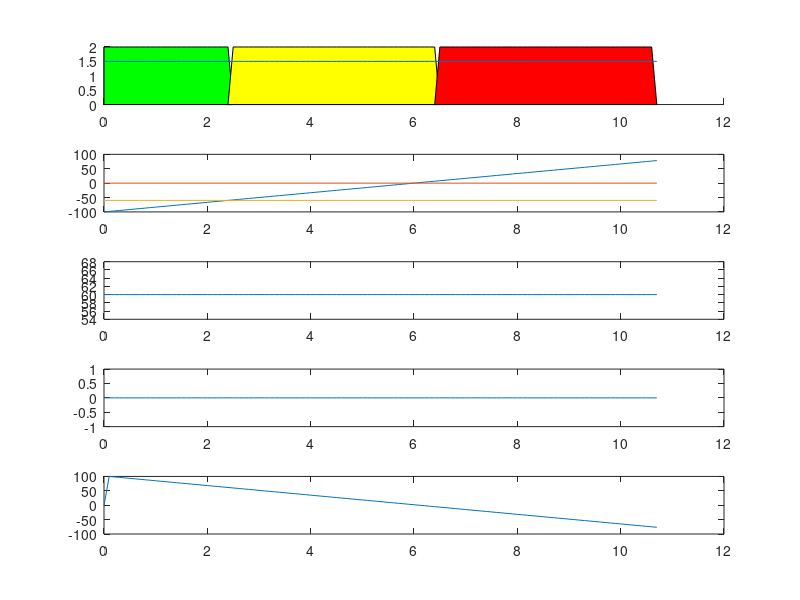

The MATLAB source for this figure:
%%%%%%%%%%%%%%%%%%%%%%%%%%
G=9.81;
MPS2KPH=3.6;
KPH2MPS=1/MPS2KPH;
DeltaT=0.1;
SIGNAL_NONE  = 0;
SIGNAL_GREEN = 3;
SIGNAL_YELLOW= 2;
SIGNAL_RED   = 1;
SIGNAL_UNKOWN= 4;
ACTION_GO   = 1;
ACTION_STOP = 0;
%%%%%%%%%%%%%%%%%%%%%%%%%%


DULATION_GREEN =8;
DULATION_RED   =10;

DULATION_YELLOW= 4;
YELLOW_TIME    = 4;

ACC_GO      =  0.1*G;
ACC_STOP    = -0.1*G;


%trigger_pos  = -48.02923 ;
%trigger_pos  = -60*KPH2MPS*YELLOW_TIME+10;
trigger_pos  = -60;
signal_pos   = 0;

V_DEST  = 60*KPH2MPS;

car.x=-100;
car.v=60/3.6;
car.a=0;
car.j=0;
car.action=ACTION_GO;
car.signal=SIGNAL_GREEN;
car.dist  =-1;
car.prev_signal=car.signal;
car.prev_action=car.action;
car.prev_dist  =car.dist;

hist_size=1000;
hist=zeros(hist_size,8);

signal_change_time=inf;
once=1;

disp '-----------------'
for i=1:hist_size
    
    % Set time
    t=(i-1)*DeltaT;
    
    % Store History
    hist(i,1)=t;
    hist(i,2)=car.x;
    hist(i,3)=car.v;
    hist(i,4)=car.a;
    hist(i,5)=car.j;    
    hist(i,6)=car.action;
    hist(i,7)=car.signal;
    hist(i,8)=car.dist;
    
    % Change Signal        
    switch ( car.signal )
        case SIGNAL_GREEN
            if( (once&&(car.x>trigger_pos)) || (t >= signal_change_time + DULATION_GREEN) )
                car.signal = SIGNAL_YELLOW;
                signal_change_time = t;
                once = 0;
            end
        case SIGNAL_YELLOW
            if( t >= signal_change_time + DULATION_YELLOW )
                car.signal = SIGNAL_RED;
                signal_change_time = t;
            end
        case SIGNAL_RED
            if( t >= signal_change_time + DULATION_RED )
                car.signal = SIGNAL_GREEN;
                signal_change_time = t;                
            end
    end
    
    % Decide Action
    car.dist = signal_pos - car.x ;
    if( car.dist < 0 && car.prev_dist >= 0 )
        stop_line_pass=1;
    else
        stop_line_pass=0;
    end
    
    req_acc       = (0^2-car.v^2)/(2*car.dist);
    yellow_length = YELLOW_TIME * car.v;
    
    is_stoppable = (req_acc < ACC_STOP);
    is_passable  = (yellow_length > car.dist);
    switch ( car.signal )
        case SIGNAL_GREEN
            switch( car.prev_signal )
                case SIGNAL_GREEN  %(G->G)
                    car.action = ACTION_GO;
                case SIGNAL_YELLOW %(Y->G) don't care
                    car.action = ACTION_GO;
                case SIGNAL_RED    %(R->G)
                    car.action = ACTION_GO;
            end                    
        case SIGNAL_YELLOW
            switch( car.prev_signal )
                case SIGNAL_RED     %(R->Y) don't care 
                    % This case previous signal may be detected.
                    % G->Y Algorithm must be applied.
                case SIGNAL_GREEN   %(G->Y)
                    if( is_stoppable ) 
                        disp 'Msg: I CANNOT stop.'
                        if( is_passable )
                            disp 'Msg: I can pass'
                            car.action = ACTION_GO;  
                            disp '   : ACTION_GO'
                        else
                            disp 'Msg: I CANNOT pass'
                            disp 'War: I CANNOT stop or pass'
                            car.action = ACTION_STOP;                    
                            disp '   : ACTION_STOP'
                        end
                    else
                        disp 'Msg: I can stop.'
                        if( is_passable )
                            disp 'Msg: I can pass'
                            car.action = ACTION_GO;
                            disp '   : ACTION_GO'
                            %car.action = ACTION_STOP;
                        else
                            disp 'Msg: I CANNOT pass'
                            car.action = ACTION_STOP;
                            disp '   : ACTION_STOP'
                        end                       
                    end
                case SIGNAL_YELLOW  %(Y->Y)
                    if( stop_line_pass == 1 )
                        car.action = ACTION_GO;
                        disp '   : ACTION_GO'
                    else
                        car.action = car.prev_action;
                    end
                
            end                    
        case SIGNAL_RED
            switch( car.prev_signal )
                case SIGNAL_GREEN   %(G->R) don't care
                    car.action = ACTION_STOP;
                    disp '   : ACTION_STOP'
                case SIGNAL_YELLOW  %(Y->R)
                    car.action = car.prev_action;                     
                    if( ( car.dist <= 0 && car.action == ACTION_GO   ) || ...
                        ( car.dist >  0 && car.action == ACTION_STOP )        )
                        disp 'OK : Y->R'
                    else
                        disp 'NG : Y->R '
                    end                    
                case SIGNAL_RED     %(R->R)
                    %car.action = car.prev_action;
                    if( car.dist < 0 && car.action == ACTION_STOP ) 
                        car.action = ACTION_GO;
                        disp 'NG : OVER RUN'
                        disp '   : ACTION_GO'
                    else                        
                        car.action = car.prev_action; 
                    end                    
            end                    
    end
    
    % Action and Acc
    if( car.action == ACTION_STOP )
        if( car.dist > 0 )
           req_acc_stop = req_acc;
        else
           req_acc_stop = ACC_STOP;
        end
        if( car.v+req_acc_stop*DeltaT>0 )            
            car.a = req_acc_stop;
        else
            car.a = -car.v/DeltaT;
        end 
   else
        if( car.v+ACC_GO*DeltaT<=V_DEST )
            car.a = min( ACC_GO, (V_DEST-car.v)/DeltaT );
        else
            car.a = 0;
        end
    end

    %Limittter
    car.a = max( ACC_STOP, min( ACC_GO, car.a ));
    
    % Update Car State
    car.a = car.a + car.j * DeltaT ;
    car.v = car.v + car.a * DeltaT ;
    car.x = car.x + car.v * DeltaT ;    
    car.prev_signal = car.signal;
    car.prev_action = car.action;
    car.prev_dist   = car.dist;
    
    % Simulation Stop
    if( car.v <= 0.1*KPH2MPS || car.x >= 80 )
        break;
    end
    
end
brk_idx=i;

hist(i+1:end,:)=repmat(hist(i,:),hist_size-i,1);
%hist(1:hist_size,2)=-hist(1:hist_size,2)+repmat(hist(i,2),hist_size,1);
%hist(1:hist_size,2)=hist(1:hist_size,2)-0*repmat(hist(i,2),hist_size,1);

clf;
x_idx=1;
subplot(5,1,2);
plot( hist(1:hist_size,x_idx), hist(1:hist_size,2) ,'-',...
      [0;t], [signal_pos ,signal_pos]              ,'-',...
      [0;t], [trigger_pos,trigger_pos]             ,'-'     );
subplot(5,1,3);
plot( hist(1:hist_size,x_idx), hist(1:hist_size,3)*MPS2KPH, '-');
subplot(5,1,4);
plot( hist(1:hist_size,x_idx), hist(1:hist_size,4)/G      , '-');
subplot(5,1,1);

ptx=zeros(hist_size+2,1);
ptr=zeros(hist_size+2,1);
ptg=zeros(hist_size+2,1);
pty=zeros(hist_size+2,1);
ptu=zeros(hist_size+2,1);
for i=1:brk_idx
    j=i+1;    
    ptx(j)=hist(i,x_idx);
    ptr(j)=(hist(i,7)==SIGNAL_RED)*2;
    ptg(j)=(hist(i,7)==SIGNAL_GREEN)*2;
    pty(j)=(hist(i,7)==SIGNAL_YELLOW)*2;    
    ptu(j)=(hist(i,7)==0            )*2;    
end
i=brk_idx;
j=i+1;
ptx(j)=hist(brk_idx,x_idx);
ptr(j)=0;
ptg(j)=0;
pty(j)=0;
ptu(j)=0;

hold on;
patch( ptx, ptg, [0 1 0]);
patch( ptx, pty, [1 1 0]);
patch( ptx, ptr, [1 0 0]);
patch( ptx, ptu, [.5 .5 .5]);
plot( hist(1:hist_size,x_idx), hist(1:hist_size,6)+0.5    , '-');
hold off;  

subplot(5,1,5);
plot( hist(1:hist_size,x_idx), hist(1:hist_size,8)        , '-');


